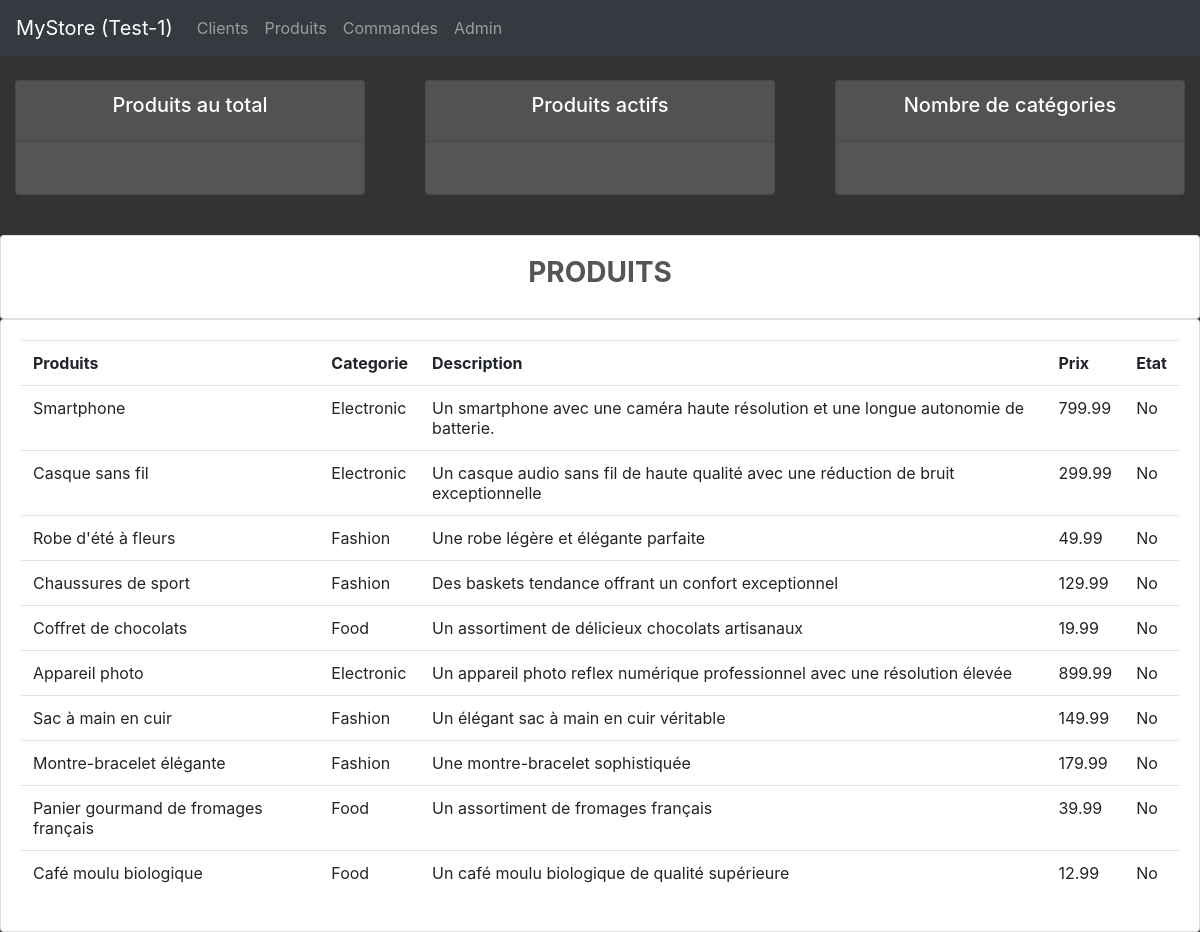
Before: /product/ with the older database file.
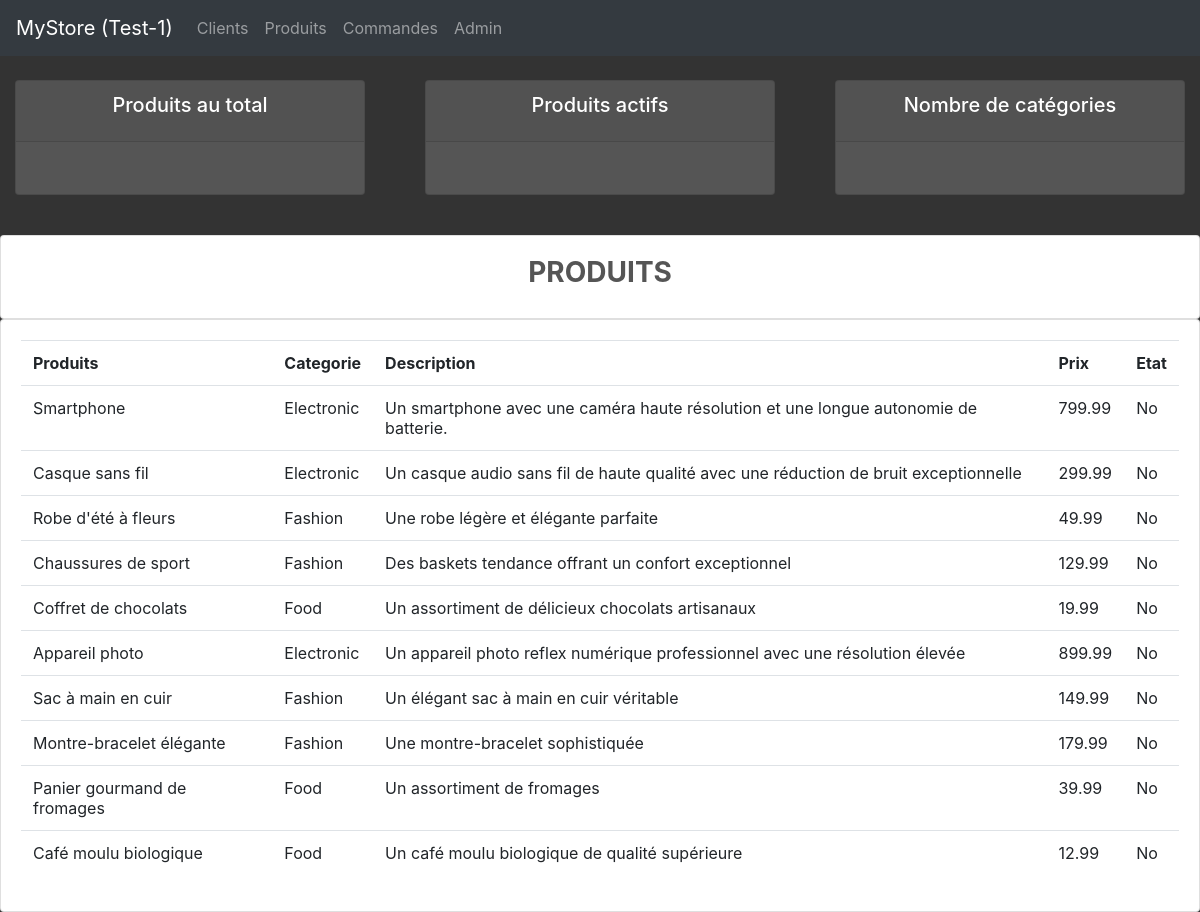
After: the same page with the newer database file.
### crm/models.py (models this page shows, shortened)
class Product(models.Model):
    CATEGORY = (
        ('Électronique', 'Électronique'),
        ('Mode', 'Mode'),
        ('Alimentation', 'Alimentation'),
    )
    name = models.fields.CharField(max_length=50, null=True)
    price = models.DecimalField(decimal_places=2, max_digits=10, null=True)
    category = models.fields.CharField(max_length=15, null=True, choices=CATEGORY)
    description = models.fields.TextField(max_length=200, blank=True, null=True)
    date_created = models.DateField(auto_now_add=True)
    status = models.BooleanField(null=True)

### crm/views.py (the view)
# urls.py: path('product/', views.products, name='product'),
def products(request):
    products = Product.objects.all()
    return render(request, 'crm/products.html', {'products':products})

### crm/templates/crm/products.html (shortened to what this page needs)
{% extends 'crm/base.html' %}
{% block content %}
{% include 'crm/prod_summary.html' %}
<br>
<div class="row">
    <div class="col-md">
        <div class="card card-body">
            <h3>PRODUITS</h3>
        </div>
        <div class="card card-body">
             <table class="table">
                <tr>
                    <th>Produits</th>
                    <th>Categorie</th>
                    <th>Description</th>
                    <th>Prix</th>
                    <th>Etat</th>
                </tr>
                {% for i in products %}
                <tr>
                    <td>{{i.name}}</td>
                    <td>{{i.category}}</td>
                    <td>{{i.description}}</td>
                    <td>{{i.price}}</td>
                    <td>{{i.status|yesno:"Yes,No"|title }}</td>
                </tr>
                {% endfor %}
            </table>
        </div>
    </div>
</div>
{% endblock %}

Changed rows visible on the page:
changed Product: name "Panier gourmand de fromages français" → "Panier gourmand de fromages"; description "Un assortiment de fromages français" → "Un assortiment de fromages"
